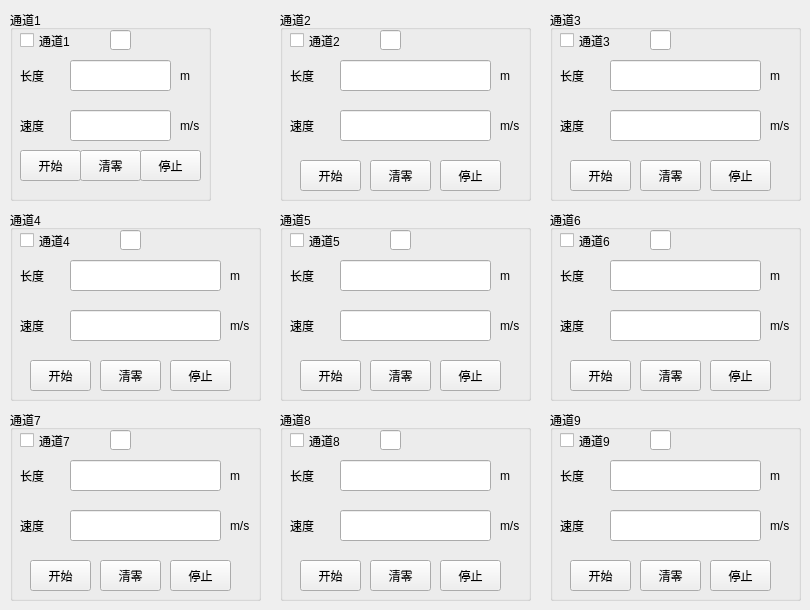
      <widget class="QWidget" name="caiji_2">
       <attribute name="title">
        <string>采集</string>
       </attribute>
       <widget class="QGroupBox" name="caiji1_2">
        <property name="geometry">
         <rect>
          <x>10</x>
          <y>10</y>
          <width>201</width>
          <height>191</height>
         </rect>
        </property>
        <property name="title">
         <string>通道1</string>
        </property>
        <widget class="QLineEdit" name="changdu1_2">
         <property name="geometry">
          <rect>
           <x>60</x>
           <y>50</y>
           <width>101</width>
           <height>31</height>
          </rect>
         </property>
        </widget>
        <widget class="QLineEdit" name="sudu1_2">
         <property name="geometry">
          <rect>
           <x>60</x>
           <y>100</y>
           <width>101</width>
           <height>31</height>
          </rect>
         </property>
        </widget>
        <widget class="QPushButton" name="caiji1kaishi_2">
         <property name="geometry">
          <rect>
           <x>10</x>
           <y>140</y>
           <width>61</width>
           <height>31</height>
          </rect>
         </property>
         <property name="text">
          <string>开始</string>
         </property>
        </widget>
        <widget class="QPushButton" name="caiji1qingling_2">
         <property name="geometry">
          <rect>
           <x>70</x>
           <y>140</y>
           <width>61</width>
           <height>31</height>
          </rect>
         </property>
         <property name="text">
          <string>清零</string>
         </property>
        </widget>
        <widget class="QLabel" name="label_44">
         <property name="geometry">
          <rect>
           <x>10</x>
           <y>50</y>
           <width>41</width>
           <height>31</height>
          </rect>
         </property>
         <property name="text">
          <string>长度</string>
         </property>
        </widget>
        <widget class="QLabel" name="label_45">
         <property name="geometry">
          <rect>
           <x>10</x>
           <y>100</y>
           <width>41</width>
           <height>31</height>
          </rect>
         </property>
         <property name="text">
          <string>速度</string>
         </property>
        </widget>
        <widget class="QCheckBox" name="caiji1check_2">
         <property name="geometry">
          <rect>
           <x>10</x>
           <y>20</y>
           <width>81</width>
           <height>21</height>
          </rect>
         </property>
         <property name="text">
          <string>通道1</string>
         </property>
        </widget>
        <widget class="QLabel" name="label_46">
         <property name="geometry">
          <rect>
           <x>170</x>
           <y>50</y>
           <width>21</width>
           <height>31</height>
          </rect>
         </property>
         <property name="text">
          <string>m</string>
         </property>
        </widget>
        <widget class="QLabel" name="label_47">
         <property name="geometry">
          <rect>
           <x>170</x>
           <y>100</y>
           <width>31</width>
           <height>31</height>
          </rect>
         </property>
         <property name="text">
          <string>m/s</string>
         </property>
        </widget>
        <widget class="QLineEdit" name="deng1_2">
         <property name="geometry">
          <rect>
           <x>100</x>
           <y>20</y>
           <width>21</width>
           <height>20</height>
          </rect>
         </property>
        </widget>
       </widget>
       <widget class="QGroupBox" name="groupBox_10">
        <property name="geometry">
         <rect>
          <x>280</x>
          <y>10</y>
          <width>251</width>
          <height>191</height>
         </rect>
        </property>
        <property name="title">
         <string>通道2</string>
        </property>
        <widget class="QLineEdit" name="changdu2_2">
         <property name="geometry">
          <rect>
           <x>60</x>
           <y>50</y>
           <width>151</width>
           <height>31</height>
          </rect>
         </property>
        </widget>
        <widget class="QLineEdit" name="sudu2_2">
         <property name="geometry">
          <rect>
           <x>60</x>
           <y>100</y>
           <width>151</width>
           <height>31</height>
          </rect>
         </property>
        </widget>
        <widget class="QPushButton" name="pushButton_35">
         <property name="geometry">
          <rect>
           <x>20</x>
           <y>150</y>
           <width>61</width>
           <height>31</height>
          </rect>
         </property>
         <property name="text">
          <string>开始</string>
         </property>
        </widget>
        <widget class="QPushButton" name="pushButton_36">
         <property name="geometry">
          <rect>
           <x>90</x>
           <y>150</y>
           <width>61</width>
           <height>31</height>
          </rect>
         </property>
         <property name="text">
          <string>清零</string>
         </property>
        </widget>
        <widget class="QPushButton" name="pushButton_37">
         <property name="geometry">
          <rect>
           <x>160</x>
           <y>150</y>
           <width>61</width>
           <height>31</height>
          </rect>
         </property>
         <property name="text">
          <string>停止</string>
         </property>
        </widget>
        <widget class="QLabel" name="label_48">
         <property name="geometry">
          <rect>
           <x>10</x>
           <y>50</y>
           <width>41</width>
           <height>31</height>
          </rect>
         </property>
         <property name="text">
          <string>长度</string>
         </property>
        </widget>
        <widget class="QLabel" name="label_49">
         <property name="geometry">
          <rect>
           <x>10</x>
           <y>100</y>
           <width>41</width>
           <height>31</height>
          </rect>
         </property>
         <property name="text">
          <string>速度</string>
         </property>
        </widget>
        <widget class="QCheckBox" name="caiji2check_2">
         <property name="geometry">
          <rect>
           <x>10</x>
           <y>20</y>
           <width>81</width>
           <height>21</height>
          </rect>
         </property>
         <property name="text">
          <string>通道2</string>
         </property>
        </widget>
        <widget class="QLabel" name="label_50">
         <property name="geometry">
          <rect>
           <x>220</x>
           <y>50</y>
           <width>21</width>
           <height>31</height>
          </rect>
         </property>
         <property name="text">
          <string>m</string>
         </property>
        </widget>
        <widget class="QLabel" name="label_51">
         <property name="geometry">
          <rect>
           <x>220</x>
           <y>100</y>
           <width>31</width>
           <height>31</height>
          </rect>
         </property>
         <property name="text">
          <string>m/s</string>
         </property>
        </widget>
        <widget class="QLineEdit" name="deng2_2">
         <property name="geometry">
          <rect>
           <x>100</x>
           <y>20</y>
           <width>21</width>
           <height>20</height>
          </rect>
         </property>
        </widget>
       </widget>
       <widget class="QGroupBox" name="groupBox_11">
        <property name="geometry">
         <rect>
          <x>550</x>
          <y>10</y>
          <width>251</width>
          <height>191</height>
         </rect>
        </property>
        <property name="title">
         <string>通道3</string>
        </property>
        <widget class="QLineEdit" name="changdu3_2">
         <property name="geometry">
          <rect>
           <x>60</x>
           <y>50</y>
           <width>151</width>
           <height>31</height>
          </rect>
         </property>
        </widget>
        <widget class="QLineEdit" name="sudu3_2">
         <property name="geometry">
          <rect>
           <x>60</x>
           <y>100</y>
           <width>151</width>
           <height>31</height>
          </rect>
         </property>
        </widget>
        <widget class="QPushButton" name="pushButton_38">
         <property name="geometry">
          <rect>
           <x>20</x>
           <y>150</y>
           <width>61</width>
           <height>31</height>
          </rect>
         </property>
         <property name="text">
          <string>开始</string>
         </property>
        </widget>
        <widget class="QPushButton" name="pushButton_39">
         <property name="geometry">
          <rect>
           <x>90</x>
           <y>150</y>
           <width>61</width>
           <height>31</height>
          </rect>
         </property>
         <property name="text">
          <string>清零</string>
         </property>
        </widget>
        <widget class="QPushButton" name="pushButton_40">
         <property name="geometry">
          <rect>
           <x>160</x>
           <y>150</y>
           <width>61</width>
           <height>31</height>
          </rect>
         </property>
         <property name="text">
          <string>停止</string>
         </property>
        </widget>
        <widget class="QLabel" name="label_52">
         <property name="geometry">
          <rect>
           <x>10</x>
           <y>50</y>
           <width>41</width>
           <height>31</height>
          </rect>
         </property>
         <property name="text">
          <string>长度</string>
         </property>
        </widget>
        <widget class="QLabel" name="label_53">
         <property name="geometry">
          <rect>
           <x>10</x>
           <y>100</y>
           <width>41</width>
           <height>31</height>
          </rect>
         </property>
         <property name="text">
          <string>速度</string>
         </property>
        </widget>
        <widget class="QCheckBox" name="caiji3check_2">
         <property name="geometry">
          <rect>
           <x>10</x>
           <y>20</y>
           <width>81</width>
           <height>21</height>
          </rect>
         </property>
         <property name="text">
          <string>通道3</string>
         </property>
        </widget>
        <widget class="QLabel" name="label_54">
         <property name="geometry">
          <rect>
           <x>220</x>
           <y>100</y>
           <width>31</width>
           <height>31</height>
          </rect>
         </property>
         <property name="text">
          <string>m/s</string>
         </property>
        </widget>
        <widget class="QLabel" name="label_55">
         <property name="geometry">
          <rect>
           <x>220</x>
           <y>50</y>
           <width>21</width>
           <height>31</height>
          </rect>
         </property>
         <property name="text">
          <string>m</string>
         </property>
        </widget>
        <widget class="QLineEdit" name="deng3_2">
         <property name="geometry">
          <rect>
           <x>100</x>
           <y>20</y>
           <width>21</width>
           <height>20</height>
          </rect>
         </property>
        </widget>
       </widget>
       <widget class="QGroupBox" name="groupBox_12">
        <property name="geometry">
         <rect>
          <x>10</x>
          <y>210</y>
          <width>251</width>
          <height>191</height>
         </rect>
        </property>
        <property name="title">
         <string>通道4</string>
        </property>
        <widget class="QLineEdit" name="changdu4_2">
         <property name="geometry">
          <rect>
           <x>60</x>
           <y>50</y>
           <width>151</width>
           <height>31</height>
          </rect>
         </property>
        </widget>
        <widget class="QLineEdit" name="sudu4_2">
         <property name="geometry">
          <rect>
           <x>60</x>
           <y>100</y>
           <width>151</width>
           <height>31</height>
          </rect>
         </property>
        </widget>
        <widget class="QPushButton" name="pushButton_41">
         <property name="geometry">
          <rect>
           <x>20</x>
           <y>150</y>
           <width>61</width>
           <height>31</height>
          </rect>
         </property>
         <property name="text">
          <string>开始</string>
         </property>
        </widget>
        <widget class="QPushButton" name="pushButton_42">
         <property name="geometry">
          <rect>
           <x>90</x>
           <y>150</y>
           <width>61</width>
           <height>31</height>
          </rect>
         </property>
         <property name="text">
          <string>清零</string>
         </property>
        </widget>
        <widget class="QPushButton" name="pushButton_43">
         <property name="geometry">
          <rect>
           <x>160</x>
           <y>150</y>
           <width>61</width>
           <height>31</height>
          </rect>
         </property>
         <property name="text">
          <string>停止</string>
         </property>
        </widget>
        <widget class="QLabel" name="label_56">
         <property name="geometry">
          <rect>
           <x>10</x>
           <y>50</y>
           <width>41</width>
           <height>31</height>
          </rect>
         </property>
         <property name="text">
          <string>长度</string>
         </property>
        </widget>
        <widget class="QLabel" name="label_57">
         <property name="geometry">
          <rect>
           <x>10</x>
           <y>100</y>
           <width>41</width>
           <height>31</height>
          </rect>
         </property>
         <property name="text">
          <string>速度</string>
         </property>
        </widget>
        <widget class="QCheckBox" name="caiji4check_2">
         <property name="geometry">
          <rect>
           <x>10</x>
           <y>20</y>
           <width>81</width>
           <height>21</height>
          </rect>
         </property>
         <property name="text">
          <string>通道4</string>
         </property>
        </widget>
        <widget class="QLabel" name="label_58">
         <property name="geometry">
          <rect>
           <x>220</x>
           <y>50</y>
           <width>21</width>
           <height>31</height>
          </rect>
         </property>
         <property name="text">
          <string>m</string>
         </property>
        </widget>
        <widget class="QLabel" name="label_59">
         <property name="geometry">
          <rect>
           <x>220</x>
           <y>100</y>
           <width>31</width>
           <height>31</height>
          </rect>
         </property>
         <property name="text">
          <string>m/s</string>
         </property>
        </widget>
        <widget class="QLineEdit" name="deng4_2">
         <property name="geometry">
          <rect>
           <x>110</x>
           <y>20</y>
           <width>21</width>
           <height>20</height>
          </rect>
         </property>
        </widget>
       </widget>
       <widget class="QGroupBox" name="groupBox_13">
        <property name="geometry">
         <rect>
          <x>280</x>
          <y>210</y>
          <width>251</width>
          <height>191</height>
         </rect>
        </property>
        <property name="title">
         <string>通道5</string>
        </property>
        <widget class="QLineEdit" name="changdu5_2">
         <property name="geometry">
          <rect>
           <x>60</x>
           <y>50</y>
           <width>151</width>
           <height>31</height>
          </rect>
         </property>
        </widget>
        <widget class="QLineEdit" name="sudu5_2">
         <property name="geometry">
          <rect>
           <x>60</x>
           <y>100</y>
           <width>151</width>
           <height>31</height>
          </rect>
         </property>
        </widget>
        <widget class="QPushButton" name="pushButton_44">
         <property name="geometry">
          <rect>
           <x>20</x>
           <y>150</y>
           <width>61</width>
           <height>31</height>
          </rect>
         </property>
         <property name="text">
          <string>开始</string>
         </property>
        </widget>
        <widget class="QPushButton" name="pushButton_45">
         <property name="geometry">
          <rect>
           <x>90</x>
           <y>150</y>
           <width>61</width>
           <height>31</height>
          </rect>
         </property>
         <property name="text">
          <string>清零</string>
         </property>
        </widget>
        <widget class="QPushButton" name="pushButton_46">
         <property name="geometry">
          <rect>
           <x>160</x>
           <y>150</y>
           <width>61</width>
           <height>31</height>
          </rect>
         </property>
         <property name="text">
          <string>停止</string>
         </property>
        </widget>
        <widget class="QLabel" name="label_60">
         <property name="geometry">
          <rect>
           <x>10</x>
           <y>50</y>
           <width>41</width>
           <height>31</height>
          </rect>
         </property>
         <property name="text">
          <string>长度</string>
         </property>
        </widget>
        <widget class="QLabel" name="label_61">
         <property name="geometry">
          <rect>
           <x>10</x>
           <y>100</y>
           <width>41</width>
           <height>31</height>
          </rect>
         </property>
         <property name="text">
          <string>速度</string>
         </property>
        </widget>
        <widget class="QCheckBox" name="caiji5check_2">
         <property name="geometry">
          <rect>
           <x>10</x>
           <y>20</y>
           <width>81</width>
           <height>21</height>
          </rect>
         </property>
         <property name="text">
          <string>通道5</string>
         </property>
        </widget>
        <widget class="QLabel" name="label_62">
         <property name="geometry">
          <rect>
           <x>220</x>
           <y>100</y>
           <width>31</width>
           <height>31</height>
          </rect>
         </property>
         <property name="text">
          <string>m/s</string>
         </property>
        </widget>
        <widget class="QLabel" name="label_63">
         <property name="geometry">
          <rect>
           <x>220</x>
           <y>50</y>
           <width>21</width>
           <height>31</height>
          </rect>
         </property>
         <property name="text">
          <string>m</string>
         </property>
        </widget>
        <widget class="QLineEdit" name="deng5_2">
         <property name="geometry">
          <rect>
           <x>110</x>
           <y>20</y>
           <width>21</width>
           <height>20</height>
          </rect>
         </property>
        </widget>
       </widget>
       <widget class="QGroupBox" name="groupBox_14">
        <property name="geometry">
         <rect>
          <x>550</x>
          <y>210</y>
          <width>251</width>
          <height>191</height>
         </rect>
        </property>
        <property name="title">
         <string>通道6</string>
        </property>
        <widget class="QLineEdit" name="changdu6_2">
         <property name="geometry">
          <rect>
           <x>60</x>
           <y>50</y>
           <width>151</width>
           <height>31</height>
          </rect>
         </property>
        </widget>
        <widget class="QLineEdit" name="sudu6_2">
         <property name="geometry">
          <rect>
           <x>60</x>
           <y>100</y>
           <width>151</width>
           <height>31</height>
          </rect>
         </property>
        </widget>
        <widget class="QPushButton" name="pushButton_47">
         <property name="geometry">
          <rect>
           <x>20</x>
           <y>150</y>
           <width>61</width>
           <height>31</height>
          </rect>
         </property>
         <property name="text">
          <string>开始</string>
         </property>
        </widget>
        <widget class="QPushButton" name="pushButton_48">
         <property name="geometry">
          <rect>
           <x>90</x>
           <y>150</y>
           <width>61</width>
           <height>31</height>
          </rect>
         </property>
         <property name="text">
          <string>清零</string>
         </property>
        </widget>
        <widget class="QPushButton" name="pushButton_49">
         <property name="geometry">
          <rect>
           <x>160</x>
           <y>150</y>
           <width>61</width>
           <height>31</height>
          </rect>
         </property>
         <property name="text">
          <string>停止</string>
         </property>
        </widget>
        <widget class="QLabel" name="label_64">
         <property name="geometry">
          <rect>
           <x>10</x>
           <y>50</y>
           <width>41</width>
           <height>31</height>
          </rect>
         </property>
         <property name="text">
          <string>长度</string>
         </property>
        </widget>
        <widget class="QLabel" name="label_65">
         <property name="geometry">
          <rect>
           <x>10</x>
           <y>100</y>
           <width>41</width>
           <height>31</height>
          </rect>
         </property>
         <property name="text">
          <string>速度</string>
         </property>
        </widget>
        <widget class="QCheckBox" name="caiji6check_2">
         <property name="geometry">
          <rect>
           <x>10</x>
           <y>20</y>
           <width>81</width>
           <height>21</height>
          </rect>
         </property>
         <property name="text">
          <string>通道6</string>
         </property>
        </widget>
        <widget class="QLabel" name="label_66">
         <property name="geometry">
          <rect>
           <x>220</x>
           <y>50</y>
           <width>21</width>
           <height>31</height>
          </rect>
         </property>
         <property name="text">
          <string>m</string>
         </property>
        </widget>
        <widget class="QLabel" name="label_67">
         <property name="geometry">
          <rect>
           <x>220</x>
           <y>100</y>
           <width>31</width>
           <height>31</height>
          </rect>
         </property>
         <property name="text">
          <string>m/s</string>
         </property>
        </widget>
        <widget class="QLineEdit" name="deng6_2">
         <property name="geometry">
          <rect>
           <x>100</x>
           <y>20</y>
           <width>21</width>
           <height>20</height>
          </rect>
         </property>
        </widget>
       </widget>
       <widget class="QGroupBox" name="groupBox_15">
        <property name="geometry">
         <rect>
          <x>10</x>
          <y>410</y>
          <width>251</width>
          <height>191</height>
         </rect>
        </property>
        <property name="title">
         <string>通道7</string>
        </property>
        <widget class="QLineEdit" name="changdu7_2">
         <property name="geometry">
          <rect>
           <x>60</x>
           <y>50</y>
           <width>151</width>
           <height>31</height>
          </rect>
         </property>
        </widget>
        <widget class="QLineEdit" name="sudu7_2">
         <property name="geometry">
          <rect>
           <x>60</x>
           <y>100</y>
           <width>151</width>
           <height>31</height>
          </rect>
         </property>
        </widget>
        <widget class="QPushButton" name="pushButton_50">
         <property name="geometry">
          <rect>
           <x>20</x>
           <y>150</y>
           <width>61</width>
           <height>31</height>
          </rect>
         </property>
         <property name="text">
          <string>开始</string>
         </property>
        </widget>
        <widget class="QPushButton" name="pushButton_51">
         <property name="geometry">
          <rect>
           <x>90</x>
           <y>150</y>
           <width>61</width>
           <height>31</height>
          </rect>
         </property>
         <property name="text">
          <string>清零</string>
         </property>
        </widget>
        <widget class="QPushButton" name="pushButton_52">
         <property name="geometry">
          <rect>
           <x>160</x>
           <y>150</y>
           <width>61</width>
           <height>31</height>
          </rect>
         </property>
         <property name="text">
          <string>停止</string>
         </property>
        </widget>
        <widget class="QLabel" name="label_68">
         <property name="geometry">
          <rect>
           <x>10</x>
           <y>50</y>
           <width>41</width>
           <height>31</height>
          </rect>
         </property>
         <property name="text">
          <string>长度</string>
         </property>
        </widget>
        <widget class="QLabel" name="label_69">
         <property name="geometry">
          <rect>
           <x>10</x>
           <y>100</y>
           <width>41</width>
           <height>31</height>
          </rect>
         </property>
         <property name="text">
          <string>速度</string>
         </property>
        </widget>
        <widget class="QCheckBox" name="caiji7check_2">
         <property name="geometry">
          <rect>
           <x>10</x>
           <y>20</y>
           <width>81</width>
           <height>21</height>
          </rect>
         </property>
         <property name="text">
          <string>通道7</string>
         </property>
        </widget>
        <widget class="QLabel" name="label_70">
         <property name="geometry">
          <rect>
           <x>220</x>
           <y>50</y>
           <width>21</width>
           <height>31</height>
          </rect>
         </property>
         <property name="text">
          <string>m</string>
         </property>
        </widget>
        <widget class="QLabel" name="label_71">
         <property name="geometry">
          <rect>
           <x>220</x>
           <y>100</y>
           <width>31</width>
           <height>31</height>
          </rect>
         </property>
         <property name="text">
          <string>m/s</string>
         </property>
        </widget>
        <widget class="QLineEdit" name="deng7_2">
         <property name="geometry">
          <rect>
           <x>100</x>
           <y>20</y>
           <width>21</width>
           <height>20</height>
          </rect>
         </property>
        </widget>
       </widget>
       <widget class="QGroupBox" name="groupBox_16">
        <property name="geometry">
         <rect>
          <x>280</x>
          <y>410</y>
          <width>251</width>
          <height>191</height>
         </rect>
        </property>
        <property name="title">
         <string>通道8</string>
        </property>
        <widget class="QLineEdit" name="changdu8_2">
         <property name="geometry">
          <rect>
           <x>60</x>
           <y>50</y>
           <width>151</width>
           <height>31</height>
          </rect>
         </property>
        </widget>
        <widget class="QLineEdit" name="sudu8_2">
         <property name="geometry">
          <rect>
           <x>60</x>
           <y>100</y>
           <width>151</width>
           <height>31</height>
          </rect>
         </property>
        </widget>
        <widget class="QPushButton" name="pushButton_53">
         <property name="geometry">
          <rect>
           <x>20</x>
           <y>150</y>
           <width>61</width>
           <height>31</height>
          </rect>
         </property>
         <property name="text">
          <string>开始</string>
         </property>
        </widget>
        <widget class="QPushButton" name="pushButton_54">
         <property name="geometry">
          <rect>
           <x>90</x>
           <y>150</y>
           <width>61</width>
           <height>31</height>
          </rect>
         </property>
         <property name="text">
          <string>清零</string>
         </property>
        </widget>
        <widget class="QPushButton" name="pushButton_55">
         <property name="geometry">
          <rect>
           <x>160</x>
           <y>150</y>
           <width>61</width>
           <height>31</height>
          </rect>
         </property>
         <property name="text">
          <string>停止</string>
         </property>
        </widget>
        <widget class="QLabel" name="label_72">
         <property name="geometry">
          <rect>
           <x>10</x>
           <y>50</y>
           <width>41</width>
           <height>31</height>
          </rect>
         </property>
         <property name="text">
          <string>长度</string>
         </property>
        </widget>
        <widget class="QLabel" name="label_73">
         <property name="geometry">
          <rect>
           <x>10</x>
           <y>100</y>
           <width>41</width>
           <height>31</height>
          </rect>
         </property>
         <property name="text">
          <string>速度</string>
         </property>
        </widget>
        <widget class="QCheckBox" name="caiji8check_2">
         <property name="geometry">
          <rect>
           <x>10</x>
           <y>20</y>
           <width>81</width>
           <height>21</height>
          </rect>
         </property>
         <property name="text">
          <string>通道8</string>
         </property>
        </widget>
        <widget class="QLabel" name="label_74">
         <property name="geometry">
          <rect>
           <x>220</x>
           <y>50</y>
           <width>21</width>
           <height>31</height>
          </rect>
         </property>
         <property name="text">
          <string>m</string>
         </property>
        </widget>
        <widget class="QLabel" name="label_75">
         <property name="geometry">
          <rect>
           <x>220</x>
           <y>100</y>
           <width>31</width>
           <height>31</height>
          </rect>
         </property>
         <property name="text">
          <string>m/s</string>
         </property>
        </widget>
        <widget class="QLineEdit" name="deng8_2">
         <property name="geometry">
          <rect>
           <x>100</x>
           <y>20</y>
           <width>21</width>
           <height>20</height>
          </rect>
         </property>
        </widget>
       </widget>
       <widget class="QGroupBox" name="groupBox_17">
        <property name="geometry">
         <rect>
          <x>550</x>
          <y>410</y>
          <width>251</width>
          <height>191</height>
         </rect>
        </property>
        <property name="title">
         <string>通道9</string>
        </property>
        <widget class="QLineEdit" name="changdu9_2">
         <property name="geometry">
          <rect>
           <x>60</x>
           <y>50</y>
           <width>151</width>
           <height>31</height>
          </rect>
         </property>
        </widget>
        <widget class="QLineEdit" name="sudu9_2">
         <property name="geometry">
          <rect>
           <x>60</x>
           <y>100</y>
           <width>151</width>
           <height>31</height>
          </rect>
         </property>
        </widget>
        <widget class="QPushButton" name="pushButton_56">
         <property name="geometry">
          <rect>
           <x>20</x>
           <y>150</y>
           <width>61</width>
           <height>31</height>
          </rect>
         </property>
         <property name="text">
          <string>开始</string>
         </property>
        </widget>
        <widget class="QPushButton" name="pushButton_57">
         <property name="geometry">
          <rect>
           <x>90</x>
           <y>150</y>
           <width>61</width>
           <height>31</height>
          </rect>
         </property>
         <property name="text">
          <string>清零</string>
         </property>
        </widget>
        <widget class="QPushButton" name="pushButton_58">
         <property name="geometry">
          <rect>
           <x>160</x>
           <y>150</y>
           <width>61</width>
           <height>31</height>
          </rect>
         </property>
         <property name="text">
          <string>停止</string>
         </property>
        </widget>
        <widget class="QLabel" name="label_76">
         <property name="geometry">
          <rect>
           <x>10</x>
           <y>50</y>
           <width>41</width>
           <height>31</height>
          </rect>
         </property>
         <property name="text">
          <string>长度</string>
         </property>
        </widget>
        <widget class="QLabel" name="label_77">
         <property name="geometry">
          <rect>
           <x>10</x>
           <y>100</y>
           <width>41</width>
           <height>31</height>
          </rect>
         </property>
         <property name="text">
          <string>速度</string>
         </property>
        </widget>
        <widget class="QCheckBox" name="caiji9check_2">
         <property name="geometry">
          <rect>
           <x>10</x>
           <y>20</y>
           <width>81</width>
           <height>21</height>
          </rect>
         </property>
         <property name="text">
          <string>通道9</string>
         </property>
        </widget>
        <widget class="QLabel" name="label_78">
         <property name="geometry">
          <rect>
           <x>220</x>
           <y>100</y>
           <width>31</width>
           <height>31</height>
          </rect>
         </property>
         <property name="text">
          <string>m/s</string>
         </property>
        </widget>
        <widget class="QLabel" name="label_79">
         <property name="geometry">
          <rect>
           <x>220</x>
           <y>50</y>
           <width>21</width>
           <height>31</height>
          </rect>
         </property>
         <property name="text">
          <string>m</string>
         </property>
        </widget>
        <widget class="QLineEdit" name="deng9_2">
         <property name="geometry">
          <rect>
           <x>100</x>
           <y>20</y>
           <width>21</width>
           <height>20</height>
          </rect>
         </property>
        </widget>
       </widget>
       <widget class="QPushButton" name="caijiyitingzhi_2">
        <property name="geometry">
         <rect>
          <x>140</x>
          <y>150</y>
          <width>61</width>
          <height>31</height>
         </rect>
        </property>
        <property name="text">
         <string>停止</string>
        </property>
       </widget>
      </widget>
